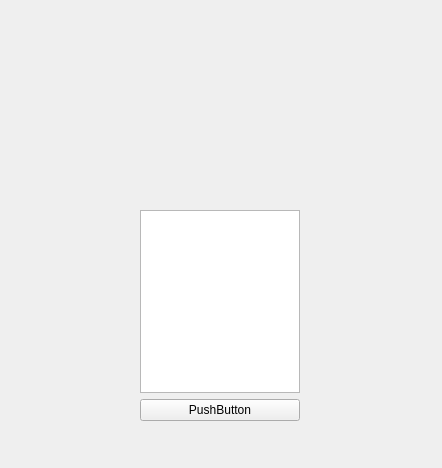
<?xml version="1.0" encoding="UTF-8"?>
<ui version="4.0">
 <class>Form</class>
 <widget class="QWidget" name="Form">
  <property name="geometry">
   <rect>
    <x>0</x>
    <y>0</y>
    <width>442</width>
    <height>468</height>
   </rect>
  </property>
  <property name="windowTitle">
   <string>Form</string>
  </property>
  <widget class="QWidget" name="verticalLayoutWidget">
   <property name="geometry">
    <rect>
     <x>140</x>
     <y>210</y>
     <width>160</width>
     <height>211</height>
    </rect>
   </property>
   <layout class="QVBoxLayout" name="vbox">
    <item>
     <widget class="QTextEdit" name="textEdit"/>
    </item>
    <item>
     <widget class="QPushButton" name="button1">
      <property name="focusPolicy">
       <enum>Qt::NoFocus</enum>
      </property>
      <property name="whatsThis">
       <string>我是个&lt;b&gt;按钮&lt;/b&gt;</string>
      </property>
      <property name="text">
       <string>PushButton</string>
      </property>
     </widget>
    </item>
   </layout>
  </widget>
 </widget>
 <resources/>
 <connections/>
</ui>
